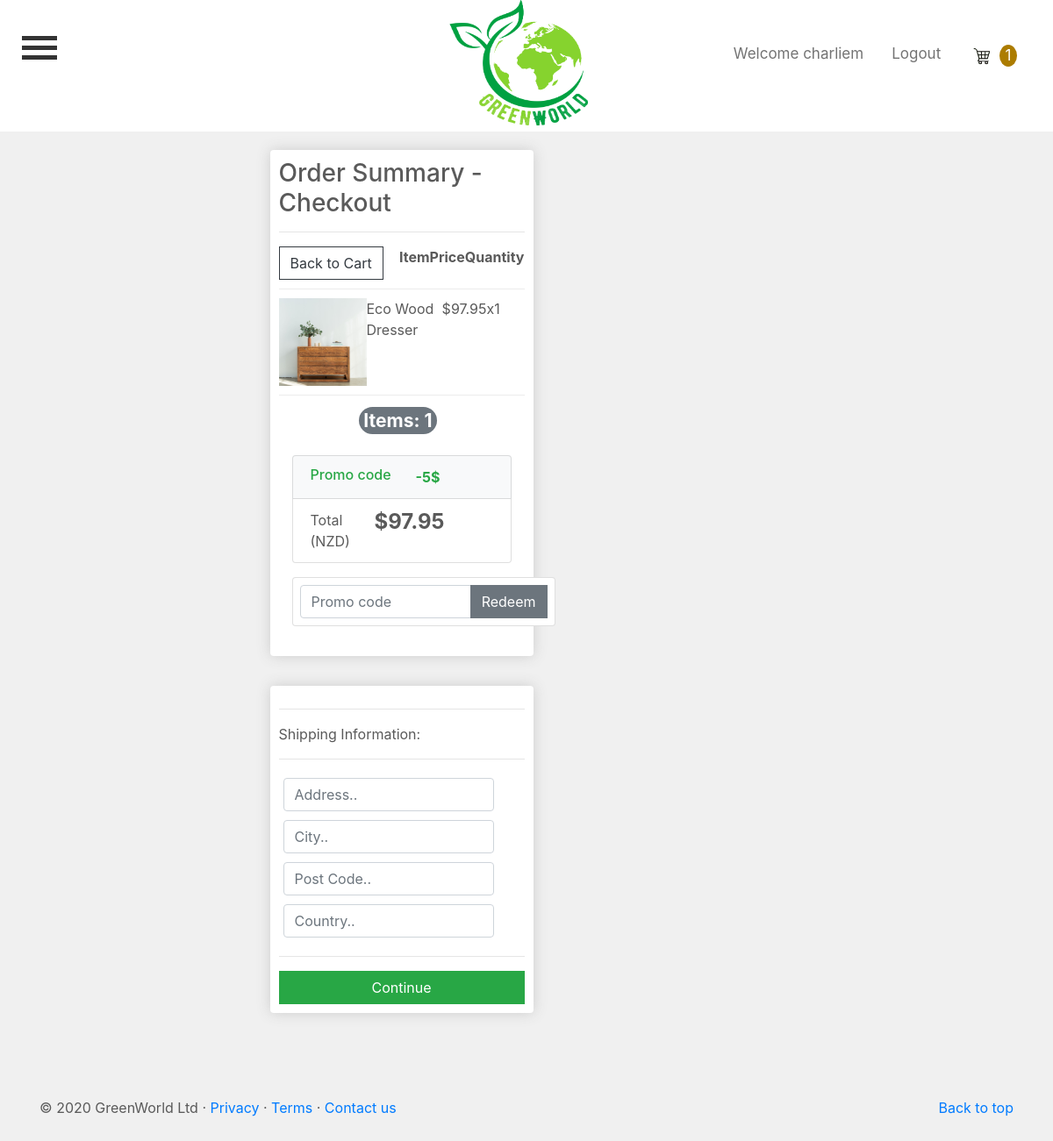
The app's page /checkout/ (signed in) with its own data.
### IT6041App/models.py (models this page shows, shortened)
class OrderItem(models.Model):
    product = models.ForeignKey(Products, on_delete=models.SET_NULL, null=True)
    order = models.ForeignKey(Order, on_delete=models.SET_NULL, null=True)
    quantity = models.IntegerField(default=0, null=True, blank=True)
    date_added = models.DateTimeField(auto_now_add=True)
    @property
    def get_total(self):
        total = float(self.product.price) * float(self.quantity)
        return total

class Products(models.Model):
    product_name = models.CharField(max_length=200)
    category = models.CharField(max_length=200, default='')
    description = models.CharField(max_length=200)
    price = models.DecimalField(max_digits=6, decimal_places=2)
    image = models.ImageField(null=True, blank=True)
    sku = models.CharField(max_length=20)
    stock_level = models.IntegerField()
    no_of_sales = models.IntegerField(default='0', null=True, blank=True)
    popular = models.BooleanField(default=False, null=True, blank=True)
    digital = models.BooleanField(default=False, null=True, blank=True)
    carousel_listing = models.BooleanField(default=False, null=True, blank=True)
    class Meta:
        verbose_name_plural = 'Products'
        ordering = ('product_name',)
    @property
    def imageURL(self):
        try:
            url = self.image.url
        except:
            url = ''
        return url

class Order(models.Model):
    customer = models.ForeignKey(Customer, on_delete=models.SET_NULL, null=True, blank=True)
    date_ordered = models.DateTimeField(auto_now_add=True)
    complete = models.BooleanField(default=False)
    transaction_id = models.CharField(max_length=100, null=True)
    coupon = models.ForeignKey('Coupon', on_delete=models.SET_NULL, blank=True, null=True)
    @property
    def get_cart_total(self):
        orderitems = self.orderitem_set.all()
        total = sum([item.get_total for item in orderitems])
        return total
    @property
    def get_cart_items(self):
        orderitems = self.orderitem_set.all()
        total = sum([item.quantity for item in orderitems])
        return total

### IT6041App/views.py (the view)
# urls.py: path('checkout/', views.checkout, name="checkout"),
def checkout(request):
    data = cartData(request)
    cartItems = data['cartItems']
    order = data['order']
    items = data['items']
    form = CheckoutForm()
    context = {'items': items,
               'order': order,
               'cartItems': cartItems,
               'form': form,
               'couponform': CouponForm()
               }
    return render(request, 'IT6041App/checkout.html', context)

### IT6041App/forms.py
class CheckoutForm(forms.Form):
    shipping_address = forms.CharField(required=False)
    shipping_address2 = forms.CharField(required=False)
    shipping_zip = forms.CharField(required=False)
    billing_address = forms.CharField(required=False)
    billing_address2 = forms.CharField(required=False)
    billing_zip = forms.CharField(required=False)
    same_billing_address = forms.BooleanField(required=False)
    set_default_shipping = forms.BooleanField(required=False)
    use_default_shipping = forms.BooleanField(required=False)
    set_default_billing = forms.BooleanField(required=False)
    use_default_billing = forms.BooleanField(required=False)
    payment_option = forms.ChoiceField(
        widget=forms.RadioSelect, choices=PAYMENT_CHOICES)

class CouponForm(forms.Form):
    code = forms.CharField(widget=forms.TextInput(attrs={
        'class': 'form-control',
        'placeholder': 'Promo code',
        'aria-label': 'Recipient\'s username',
        'aria-describedby': 'basic-addon2'
    }))

### IT6041App/utils.py (called while the page is built)
def cartData(request):
    if request.user.is_authenticated:
        customer = request.user.customer
        order, created = Order.objects.get_or_create(customer=customer, complete=False)
        items = order.orderitem_set.all()
        cartItems = order.get_cart_items
    else:
        cookieData = cookieCart(request)
        cartItems = cookieData['cartItems']
        order = cookieData['order']
        items = cookieData['items']
    return {'cartItems': cartItems, 'order': order, 'items': items}

### IT6041App/templates/IT6041App/checkout.html (shortened to what this page needs)
{% extends "IT6041App/base.html" %}
{% load static %}
{% block content %}
<br><br><br><br>
	<div class="row justify-content-md-center">
		<div class="col-lg-6">
			<div class="box-element">
				<h3>Order Summary - Checkout</h3>
				<hr>
				<div class="cart-row">
					<a class="btn btn-outline-dark" href="{% url 'cart' %}">Back to Cart</a>
					<div style="flex:1"></div>
					<div style="flex:1" align="left"><strong>Item</strong></div>
					<div style="flex:1" align="center"><strong>Price</strong></div>
					<div style="flex:1" align="left"><strong>Quantity</strong></div>
				</div>
				{% for item in items %}
					<div class="cart-row">
						<div style="flex:2"><img class="row-image" src="{{ item.product.imageURL }}"></div>
						<div style="flex:2"><p>{{ item.product.product_name }}</p></div>
						<div style="flex:1"><p>${{ item.product.price|floatformat:2 }}</p></div>
						<div style="flex:1"><p>x{{ item.quantity }}</p></div>
					</div>
				{% endfor %}
					<div class="total-row" align="right">
						<h3><span class="badge badge-secondary badge-pill" style="margin-right: 50px; padding: 5px;">Items: {{ order.get_cart_items}}</span></h3>
					</div>
				{% include 'order_snippet.html' %}
			</div>
		</div>
	</div>
	<br>
     <div class="row justify-content-md-center">
		<div class="col-lg-6">
			<div class="box-element" id="form-wrapper">
				<form id="form">
					<div id="shipping-info">
						<hr>
						<p>Shipping Information:</p>
						<hr>
						<div class="form-field">
							<input class="form-control" type="text" name="address" placeholder="Address..">
						</div>
						<div class="form-field">
							<input class="form-control" type="text" name="city" placeholder="City..">
						</div>
						<div class="form-field">
							<input class="form-control" type="text" name="post_code" placeholder="Post Code..">
						</div>
						<div class="form-field">
							<input class="form-control" type="text" name="country" placeholder="Country..">
						</div>
					</div>
					<hr>
					<input id="form-button" class="btn btn-success btn-block" type="submit" value="Continue">
				</form>
			</div>
            <br>
		</div>
	 </div>
    <br><br><br>
      <div class="container">
        <p class="float-right"><a href="#">Back to top</a></p>
        <p>&copy; 2020 GreenWorld Ltd &middot; <a href="{% url 'privacy' %}">Privacy</a> &middot; <a href="{% url 'terms' %}">Terms</a>
        &middot; <a href="{% url 'contact' %}">Contact us</a></p>
      </div>
{% endblock content %}

### IT6041App/templates/IT6041App/base.html (shortened to what this page needs)
{% load static %}
<!doctype html>
<html lang="en">
  <head>
    <link rel="stylesheet" href="https://cdn.jsdelivr.net/npm/bootstrap@4.5.3/dist/css/bootstrap.min.css"
>
    <link rel="stylesheet" href="https://cdnjs.cloudflare.com/ajax/libs/font-awesome/4.7.0/css/font-awesome.min.css">
    <link rel="stylesheet" type="text/css" href="{% static 'IT6041App/main.css' %}">
  </head>
      <body>
        <header>
            <div class="fixed-top">
                <div class="topnav">
                  <div class="topnav-left">
                    <button class="burger-button nav-item nav-link" data-toggle="collapse" data-target="#menu-content" onclick="menuClick(this)" title="Menu">
                      <div class="bar1" ></div>
                      <div class="bar2"></div>
                      <div class="bar3"></div>
                    </button>
                  </div>
                  <div class="topnav-centered">
                      <a href="{% url 'index' %}" class="active" title="Home page">
                        <img src="/media/GreenWorldLogo.png" alt="GreenWorld Logo"  style="width: 175px; height:150px;">
                      </a>
                  </div>
                  {% if user.is_authenticated %}
                     <div class="topnav-right">
                         <a class="nav-item-username nav-link" href="#">Welcome {{ user.username }}</a>
                         <a class="nav-item-logout nav-link" href="{% url 'logout' %}">Logout</a>
                         <a class="nav-item-cart nav-link" href="{% url 'cart' %}">
                         <img id="cart-icon" src="{% static 'media/cart_white.jpg' %}">
                          <p id="cart-total">{{ cartItems }}</p>
                         </a>
                  {% endif%}
                </div>
            </div>
        </header>
      </body>
            {% block content %}{% endblock content %}
</html>

### IT6041App/templates/order_snippet.html (shortened to what this page needs)
{% extends "IT6041App/base.html" %}
{% load static %}
{% block content %}
<div class="col-md-12 mb-4">
    <ul class="list-group mb-3 z-depth-1">
        <li class="list-group-item d-flex justify-content-between bg-light">
            <div class="text-success">
            <h6 class="my-0">Promo code</h6>
            </div>
            <strong>
                <span class="text-success" style="margin-right: 60px;">-5${{ order.coupon.amount }}</span>
            </strong>
        </li>
        <li class="list-group-item d-flex justify-content-between">
            <span>Total (NZD)</span>
            <h4><strong style="margin-right: 55px;">${{ order.get_cart_total|floatformat:2 }}</strong></h4>
        </li>
    </ul>
    <form class="card p-2" action="{% url 'add_coupon' %}" method="POST">
        <div class="input-group">
            {{ couponform.code }}
            <div class="input-group-append">
                <button class="btn btn-secondary btn-md waves-effect m-0" type="submit">Redeem</button>
            </div>
        </div>
    </form>
</div>
{% endblock content %}

### IT6041App/static/IT6041App/main.css (style rules this page uses)
@media screen and (max-width: 1200px) { .card, .thumbnail, .box-element { width: 300px; } }
body { padding-top: 65px; padding-bottom: 3rem; color: #5a5a5a; background-color: #f0f0f0; }
.topnav { position: relative; overflow: hidden; background-color: white; height: 150px; }
.topnav a { float: left; color: #737373; text-align: center; padding: 14px 16px; text-decoration: none; font-size: 17px; }
.topnav a.active { background-color: white; color: #737373; }
.topnav-centered a { float: none; position: absolute; top: 50%; left: 50%; transform: translate(-50%, -50%); }
.topnav-right { float: right; padding-top: 35px; }
.card { line-height: 1.5; background-color: #fff; }
.container { text-align: left; }
.box-element { box-shadow: hsl(0, 0%, 80%) 0 0 16px; background-color: #fff; border-radius: 4px; padding: 10px; }
.col-lg-3, .col-lg-4, .col-lg-6, .col-lg-8, .col-lg-12 { margin-top: 10px; }
.btn { border-radius: 0; }
.row-image { width: 100px; }
.form-field { width:250px; display: inline-block; padding: 5px; }
.cart-row { display: flex; align-items: flex-stretch; padding-bottom: 10px; margin-bottom: 10px; border-bottom: 1px solid #ececec; }
.total-row { padding-right: 50px; }
#cart-icon { width: 30px; height: 30px; display: inline-block; }
#cart-total { display: inline-block; text-align: center; color: #fff; background-color: #ac7c00; width: 20px; height: 25px; border-radius: 75%; font-size: 17px; margin-right: 25px; }

### IT6041App/templates/IT6041App/base.html (style rules this page uses)
.burger-button { width:35px; display: inline-block; cursor: pointer; float: left; border: none; background-color: white; -moz-user-focus: none; padding-top: 35px; padding-left: 25px; }
.bar1, .bar2, .bar3 { width: 40px; height: 5px; background-color: #333; margin: 6px 0; transition: 0.4s; }

### records on screen
OrderItem: product.imageURL (picture), product.product_name "Eco Wood Dresser", product.price "97.95", quantity "1"
Order: get_cart_items "1", get_cart_total "97.95"

### other values on screen
{{ user.username }} "charliem"
{{ cartItems }} "1"
